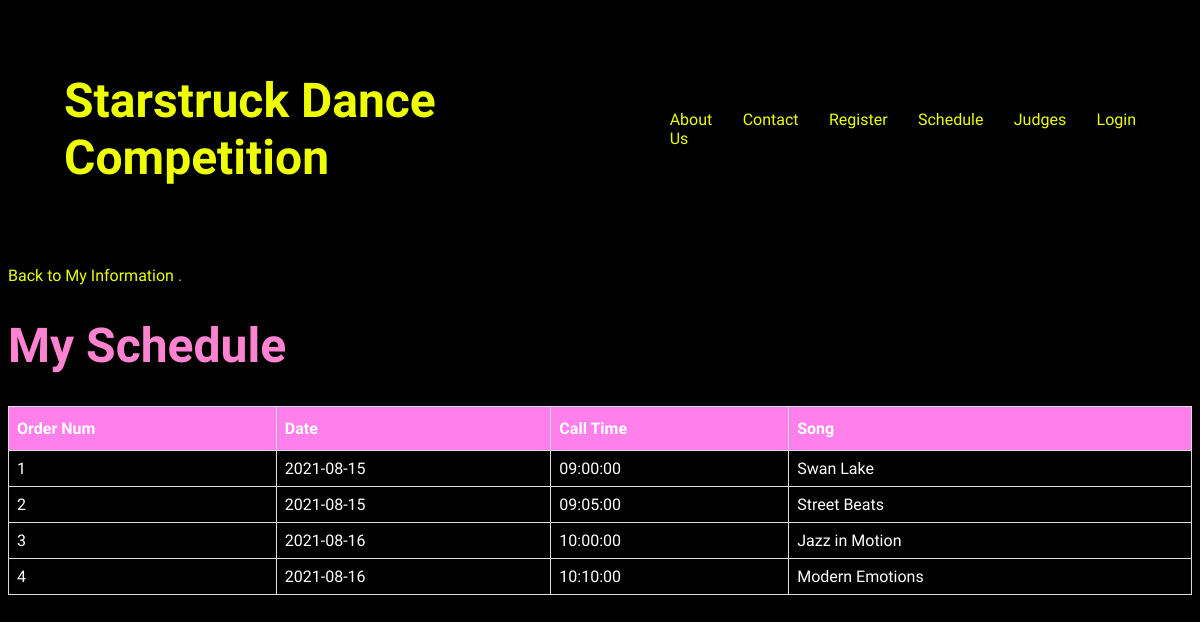
Page /my_schedule (signed in) on the earlier database version.
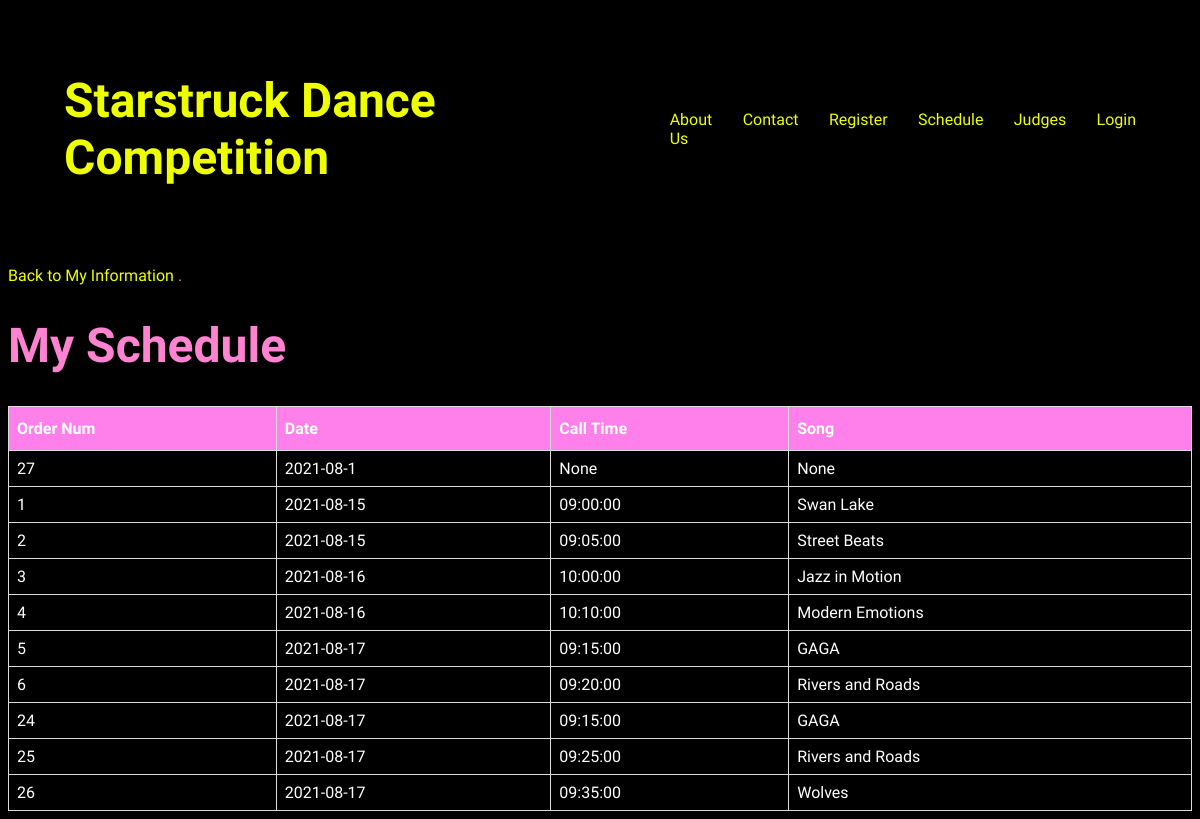
Same page on the later database version.
### tables this page shows
CREATE TABLE Schedule (
    order_num INTEGER PRIMARY KEY,
    date DATE,
    call_time TIME,
    song TEXT,
    FOREIGN KEY (song) REFERENCES Set_List(entry_num)
);

### starstruck.py (the view)
@app.route('/my_schedule')
def my_schedule():
    studio_name = session.get('studio_name')
    if studio_name is None:
        return redirect(url_for('login'))  # Redirect to login if studio name is not in session
    db = get_db()
    cursor = db.cursor()
    cursor.execute("SELECT * FROM Schedule ORDER BY (date)")
    schedules = cursor.fetchall()  # Fetches all rows from the Dancer table
    return render_template('mySchedule.html', schedules=schedules)

### starstruck.py (called while the page is built)
def get_db():
    db = getattr(g, '_database', None)
    if db is None:
        db = g._database = sqlite3.connect(DATABASE)
    return db

@app.teardown_appcontext
def close_connection(exception):
    db = getattr(g, '_database', None)
    if db is not None:
        db.close()

### templates/mySchedule.html (shortened to what this page needs)
<!DOCTYPE html>
<html lang="en">
  <head>
    <link rel="stylesheet" href="{{ url_for('static', filename='css/styles.css') }}">
    <link
      rel="stylesheet"
      href="https://cdnjs.cloudflare.com/ajax/libs/animate.css/4.1.1/animate.min.css"
    />
  </head>
  <body>
    <nav>
      <body style="background-color:rgb(0, 0, 0);"></body>
      <h1>
        <a href="/">Starstruck Dance Competition</a>
      </h1>
      <ul class="navigation bar">
        <a href="about" class="nav-link">About Us</a>
        <a href="contact" class="nav-link">Contact</a>
        <a href="register_studio" class="nav-link">Register</a>
        <a href="schedule" class="nav-link">Schedule</a>
        <a href="judges" class="nav-link">Judges</a>
        <a href="login" class="nav-link">Login</a>
      </ul>
    </nav>
    <div class="container signin" style="color:rgb(255, 131, 208);">
      <p><a href="/login_choices">Back to My Information </a>.</p>
    </div>
    <body>
      <h1 style="color:rgb(255, 131, 208);">My Schedule</h1>
      <table>
          <thead>
              <tr>
                  <th>Order Num</th>
                  <th>Date</th>
                  <th>Call Time</th>
                  <th>Song</th>
              </tr>
          </thead>
          <tbody>
              {% for schedule in schedules %}
              <tr>
                  <td>{{ schedule[0] }}</td>
                  <td>{{ schedule[1] }}</td>
                  <td>{{ schedule[2] }}</td>
                  <td>{{ schedule[3] }}</td>
              </tr>
              {% endfor %}
          </tbody>
      </table>
  </body>
  </html>

Differences in the rows shown:
added Schedule: order_num "27", date "2021-08-1", schedule "None"
added Schedule: order_num "5", date "2021-08-17", call_time "09:15:00", song "GAGA"
added Schedule: order_num "6", date "2021-08-17", call_time "09:20:00", song "Rivers and Roads"
added Schedule: order_num "24", date "2021-08-17", call_time "09:15:00", song "GAGA"
added Schedule: order_num "25", date "2021-08-17", call_time "09:25:00", song "Rivers and Roads"
added Schedule: order_num "26", date "2021-08-17", call_time "09:35:00", song "Wolves"
